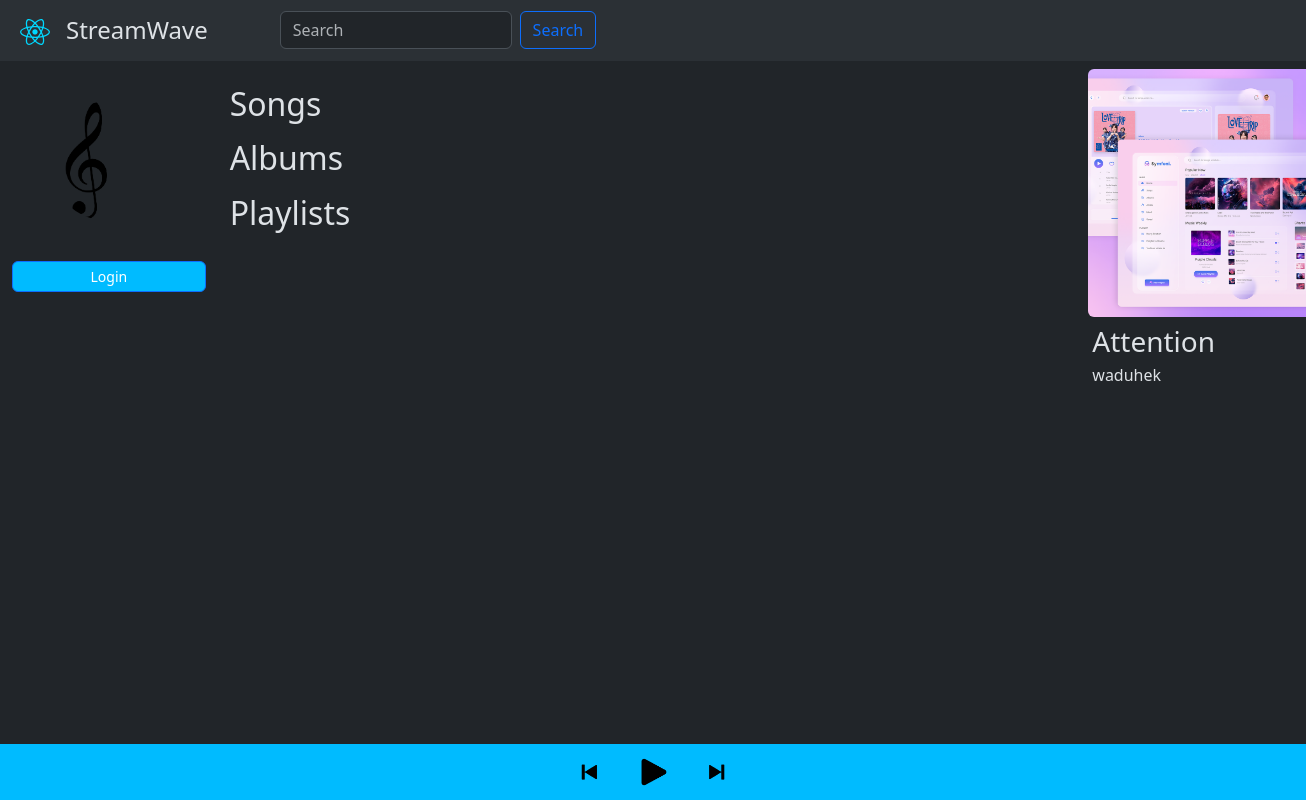
Screenshot of /search/results/ with the database file from the repository.
### app.py (models this page shows)
class Songs(db.Model):
    id = db.Column(db.Integer, primary_key=True)
    name = db.Column(db.String(200), nullable=False)
    song = db.Column(db.String(300))
    img = db.Column(db.String(300))
    duration = db.Column(db.String(10))
    genre = db.Column(db.String(50))
    rating = db.Column(db.Float, default=0.0)
    num_ratings = db.Column(db.Integer, default=0)
    date_added = db.Column(db.DateTime, default=datetime.utcnow)
    popularity = db.Column(db.Integer, default=0)
    lyrics = db.Column(db.String(3000))
    artist_id = db.Column(db.Integer, db.ForeignKey(
        'user.id'), nullable=False)
    album_id = db.Column(db.Integer, db.ForeignKey(
        'albums.id'))

class User(db.Model, UserMixin):
    __tablename__ = "user"
    id = db.Column(db.Integer(), primary_key=True)
    email = db.Column(db.String(255), unique=True)
    username = db.Column(db.String(255), unique=True, nullable=False)
    password = db.Column(db.String(255), nullable=False)
    img = db.Column(db.String(300), default='user.png')
    phone = db.Column(db.Integer())
    gender = db.Column(db.String(10))
    address = db.Column(db.String(300))
    active = db.Column(db.Boolean())
    fs_uniquifier = db.Column(db.String(255), unique=True, nullable=False)
    confirmed_at = db.Column(db.DateTime())
    songs = db.relationship('Songs', backref='user',
                            cascade="all, delete-orphan")
    albums = db.relationship('Albums', backref='user',
                             cascade="all, delete-orphan")
    playlist = db.relationship('Playlist', backref='user',
                               cascade="all, delete-orphan")
    roles = db.relationship(
        "Role", secondary="roles_users", backref=db.backref("users", lazy="dynamic")
    )

### app.py (the view)
@app.route('/search/results/', methods=['GET', 'POST'])
def search_results():
    status = session.get('playpause', 'play')
    user, log, hide = show()
    a = session.get('current_song_id', 1)
    curr_song = Songs.query.filter_by(id=a).first()
    if not curr_song:
        curr_song = Songs(name='', img='default.png')
    query_string = request.form.get('queryString')
    songs = Songs.query.filter(
        db.or_(
            Songs.name.ilike(f"%{query_string}%"),
            Songs.genre.ilike(f"%{query_string}%")
        )
    ).all()
    playlists = Playlist.query.filter(
        Playlist.name.ilike(f"%{query_string}%")).all()
    albums = Albums.query.filter(
        Albums.name.ilike(f"%{query_string}%")).all()
    return render_template('results.html', songs=songs, playlists=playlists, albums=albums, status=status, user=user, log=log, hide=hide, curr_song=curr_song)

### app.py (called while the page is built)
def show():
    auth = current_user.is_authenticated
    if not auth:
        user = User(username='', email=' ', img='default.png')
        log, hide = "hidden", ""
    else:
        user = User.query.get(current_user.id)
        log, hide = "", "hidden"
    return user, log, hide

### templates/results.html (shortened to what this page needs)
{% extends "base.html" %}
{% block content %}
        <div class="col-md-8" id="col2">
            <div class="container-fluid">
                <h2 class = "mt-3 mb-2">Songs</h2>
            </div>
            <div class="container-fluid">
                <h2 class = "mt-2 mb-2">Albums</h2>
            </div>
            <div class="container-fluid">
                <h2 class = "mt-2 mb-2">Playlists</h2>
            </div>
        </div>
{% endblock %}

### templates/base.html (shortened to what this page needs)
<!DOCTYPE html>
<html lang="en" data-bs-theme="dark">
<head>
    <link href="https://cdn.jsdelivr.net/npm/bootstrap@5.3.2/dist/css/bootstrap.min.css" rel="stylesheet">
    <link rel="stylesheet" href="{{ url_for('static', filename='app.css') }}" />
</head>
<body>
    <nav class="navbar navbar-expand-lg bg-body-tertiary p-2">
        <div class="container-fluid">
          <a class="navbar-brand" href="{{ url_for('index') }}"><img src = "{{ url_for('static', filename='react.svg') }}" width="30px" /></a>
            <h4 class = "me-5 mt-2 fw-light" >StreamWave</h4>
            <form class="d-flex justify-content-start w-25 me-auto ms-4" role="search" method="post" action="{{ url_for('search_results')}}">
                <input class="form-control me-2" type="search" placeholder="Search" aria-label="Search" name="queryString">
                <button class="btn btn-outline-primary" type="submit">Search</button>
            </form>
          </div>
      </nav>
      <div class = "container-fluid mt-2">
        <div class="row row-cols-3">
            <div class="col-md-2 mt-2" id="col1">
                <div class="row mt-3">
                    <a href="{{url_for('account')}}" class="d-flex justify-content-center" >
                        <img src = "{{ url_for('static', filename='uploads/' + user.img) }}" class="mt-2 rounded-circle" width="120px" height="120px" class = "mt-2" style="object-fit: cover;"/>
                    </a>
                    <div class="col mb-3">
                        <a href="{{ url_for('login') }}" class = "btn btn-primary btn-sm mb-2 btn-block col-12 custom-btn rounded" {{hide}}>Login</a>
                </div>
            </div>
        </div>
{% block content %}{% endblock %}
<div class="col-md-2" id="col3">
        <img src="{{ url_for('static', filename='uploads/' + curr_song.img) }}" class="me-5 rounded" alt="cover" style="width: 15.5rem; height: 15.5rem; object-fit: cover;">
        <h3 class="mt-2 ms-1">{{curr_song.name}}</h3>
        <h6 class="fw-light ms-1">{{curr_song.user.username}}</h6>
</div>
</div>
</div>
<div class="fixed-bottom" id="player">
    <div class="container-fluid d-flex justify-content-center">
        <div class="row">
            <div class="col mt-2 mb-2 ">
                <img id="prevBtn" src="{{ url_for('static', filename='prev.png') }}" width="40px" onclick="togglePrev({{curr_song.id}})">
            </div>
            <div class="col mt-2 mb-2 ">
                <img id="playPauseBtn" src="{{ url_for('static', filename='play.png') }}" width="40px" onclick="togglePlayPause()">
            </div>
            <div class="col mt-2 mb-2 ">
                <img id="nextBtn" src="{{ url_for('static', filename='next.png') }}" width="40px" onclick="toggleNext({{curr_song.id}})">
            </div>
        </div>
    </div>
</div>
</body>
</html>

### static/app.css (style rules this page uses)
body { overflow-x: hidden; }
#player { background-color: rgb(0, 187, 255); padding: 0; margin: 0; }
#col3 { padding-left: 0; padding-right: 0; }
#col2 { padding-left: 0; padding-right: 0; }
.custom-btn { background-color: rgb(0, 187, 255); }

### rows the page displays
Songs: img (picture), name "Attention"
User: user.username "waduhek"
